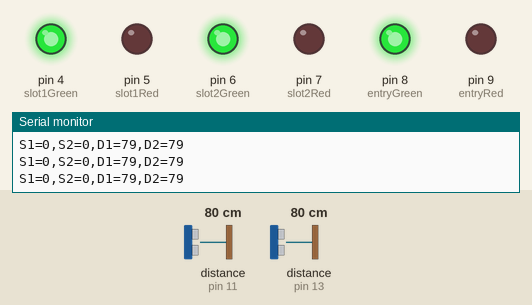
Bench run of a sketch on a simulated Arduino Uno, built with avr-gcc and run on an emulated ATmega328P. On the bench: output pins drawn as LEDs (lit = HIGH), the last lines printed to the serial monitor. Wiring (inferred from the names in the program): 2 × ultrasonic range finder: trigger pin 10, echo pin 11 / trigger pin 12, echo pin 13. The test bench sets the inputs (shaded band); at power-on: distance to the obstacle (sensors on pin 11, pin 13) 80 cm. The echo pulse lasts 58.3 µs per cm; pins used as bus, display or sensor lines are not drawn.

Above: at 1.2 s.
1.3 s: distance to the obstacle (sensor on pin 11) set to 55 cm
2.8 s: distance to the obstacle (sensor on pin 11) set to 47 cm
At 3.5 s:
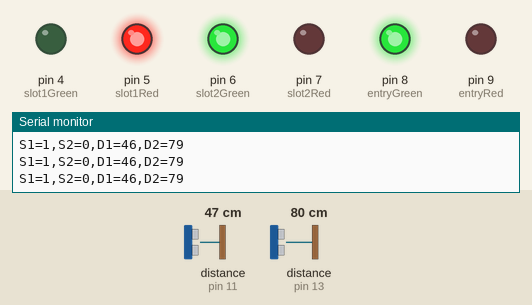
4.5 s: distance to the obstacle (sensor on pin 13) set to 53 cm
7.5 s: distance to the obstacle (sensor on pin 13) set to 45 cm
At 8.8 s:
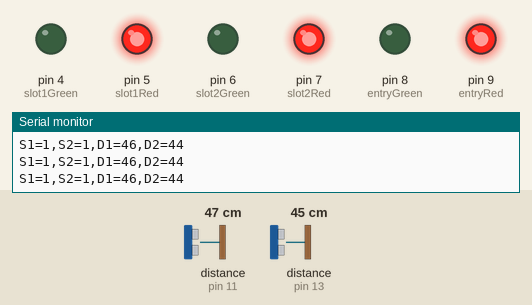
9.1 s: distance to the obstacle (sensor on pin 11) set to 53 cm
10.6 s: distance to the obstacle (sensor on pin 11) set to 61 cm
At 11.5 s:
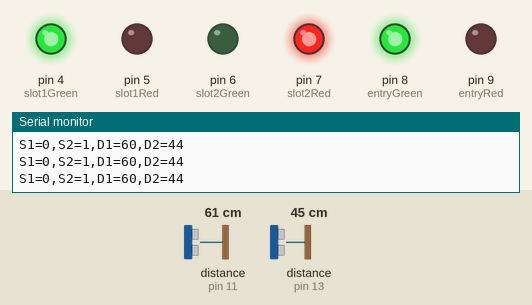
Timing chart, 0 to 13.1 s (numbered marks = the images above; inputs shaded):
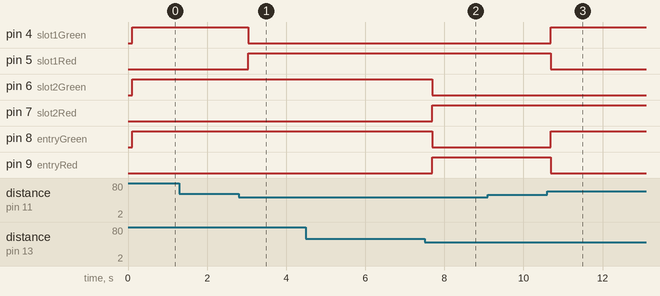

Measured:
- the behaviour switches between 51 and 50 cm on distance to the obstacle (sensor on pin 11) (found by bisection; images 0 and 1)
- the behaviour switches between 51 and 50 cm on distance to the obstacle (sensor on pin 13) (found by bisection; images 1 and 2)
- the behaviour switches between 56 and 57 cm on distance to the obstacle (sensor on pin 11) (found by bisection; images 2 and 3)
- after the input at 2.8 s, pin 4 (slot1Green): HIGH → LOW after 0.24 s; pin 5 (slot1Red): LOW → HIGH after 0.24 s
- after the input at 7.5 s, pin 6 (slot2Green), pin 8 (entryGreen): HIGH → LOW after 0.19 s; pin 7 (slot2Red), pin 9 (entryRed): LOW → HIGH after 0.19 s
- after the input at 10.6 s, pin 4 (slot1Green), pin 8 (entryGreen): LOW → HIGH after 0.10 s; pin 5 (slot1Red), pin 9 (entryRed): HIGH → LOW after 0.10 s

The sketch:

smart_parking.ino
```cpp
// ==========================================================
//  SMART PARKING - 2 live slots, streams status over USB
//  Output line (every ~0.3 s):  S1=1,S2=0,D1=7,D2=999
//    S1/S2 = slot full (1) or empty (0)
//    D1/D2 = measured distance in cm (999 = no echo / nothing in range)
// ==========================================================

// LED pins
const int slot1Green = 4;
const int slot1Red   = 5;
const int slot2Green = 6;
const int slot2Red   = 7;
const int entryGreen = 8;
const int entryRed   = 9;

// Ultrasonic sensor pins
const int trigPin1 = 10;
const int echoPin1 = 11;
const int trigPin2 = 12;
const int echoPin2 = 13;

// Detection settings (hysteresis stops flickering near the threshold)
const int FULL_BELOW_CM  = 50;   // closer than this  -> slot becomes FULL
const int EMPTY_ABOVE_CM = 55;   // farther than this -> slot becomes EMPTY
const int NO_ECHO        = 999;

bool slot1Full = false;
bool slot2Full = false;

void setup() {
  Serial.begin(9600);

  pinMode(slot1Green, OUTPUT);
  pinMode(slot1Red,   OUTPUT);
  pinMode(slot2Green, OUTPUT);
  pinMode(slot2Red,   OUTPUT);
  pinMode(entryGreen, OUTPUT);
  pinMode(entryRed,   OUTPUT);

  pinMode(trigPin1, OUTPUT);
  pinMode(echoPin1, INPUT);
  pinMode(trigPin2, OUTPUT);
  pinMode(echoPin2, INPUT);

  Serial.println("BOOT");
}

// One ultrasonic reading in cm. Times out after 30 ms instead of 1 s.
int readOnce(int trigPin, int echoPin) {
  digitalWrite(trigPin, LOW);
  delayMicroseconds(2);
  digitalWrite(trigPin, HIGH);
  delayMicroseconds(10);
  digitalWrite(trigPin, LOW);

  unsigned long duration = pulseIn(echoPin, HIGH, 30000UL);
  if (duration == 0) return NO_ECHO;
  return (int)(duration * 0.0343 / 2);
}

// Median of 3 readings - throws away a single bad reading.
int readMedian(int trigPin, int echoPin) {
  int a = readOnce(trigPin, echoPin); delay(10);
  int b = readOnce(trigPin, echoPin); delay(10);
  int c = readOnce(trigPin, echoPin);
  int t;
  if (a > b) { t = a; a = b; b = t; }
  if (b > c) { t = b; b = c; c = t; }
  if (a > b) { t = a; a = b; b = t; }
  return b;
}

bool updateSlot(bool isFull, int d) {
  if (!isFull && d > 0 && d < FULL_BELOW_CM) return true;
  if (isFull && d > EMPTY_ABOVE_CM)          return false;
  return isFull;
}

void setPair(int greenPin, int redPin, bool full) {
  digitalWrite(greenPin, full ? LOW : HIGH);
  digitalWrite(redPin,   full ? HIGH : LOW);
}

void loop() {
  int d1 = readMedian(trigPin1, echoPin1);
  delay(40);                                   // let sensor 1's echo die out (avoids crosstalk)
  int d2 = readMedian(trigPin2, echoPin2);

  slot1Full = updateSlot(slot1Full, d1);
  slot2Full = updateSlot(slot2Full, d2);

  setPair(slot1Green, slot1Red, slot1Full);
  setPair(slot2Green, slot2Red, slot2Full);
  setPair(entryGreen, entryRed, slot1Full && slot2Full);   // red entry light = lot full

  // Machine-readable line for the laptop server
  Serial.print("S1=");  Serial.print(slot1Full ? 1 : 0);
  Serial.print(",S2="); Serial.print(slot2Full ? 1 : 0);
  Serial.print(",D1="); Serial.print(d1);
  Serial.print(",D2="); Serial.println(d2);

  delay(100);
}
```
